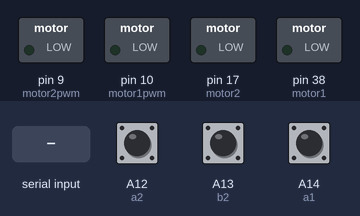
Bench run of a sketch on a simulated Arduino Mega 2560, built with avr-gcc and run on an emulated ATmega2560. On the bench: switched loads named in the sketch (green lamp = pin HIGH). The inputs (shaded band) are chosen by the test bench; at power-on: A12 (a2) HIGH, A13 (b2) HIGH, A14 (a1) HIGH. What the sketch prints to the serial monitor is not drawn.

Above: at 0.9 s.
1.0 s: "counter1: \n" received over Serial
At 2.0 s:
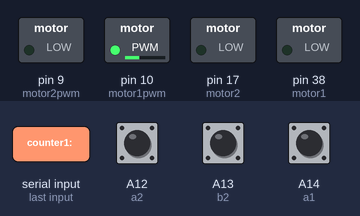
2.5 s: A12 (a2) pulled LOW for 0.15 s
Timing chart, 0 to 5.5 s (numbered marks = the images above; inputs shaded):
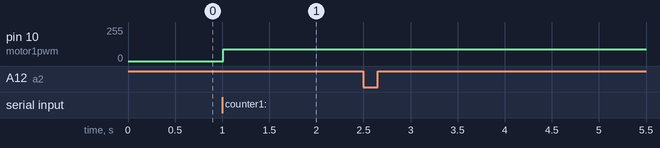

Measured:
- after the input at 1.0 s, pin 10 (motor1pwm): 0/255 → 90/255 at once
- after the input at 2.5 s, every drawn part: stays the same

The sketch:

MoveTest3.ino
```cpp
#include <PinChangeInt.h>

#define motor1  38
#define motor1pwm  10
#define motor2  17
#define motor2pwm  9

int A_1 = 5, A_2 = -1;

#define a1 A14
#define b1 A15
#define a2 A12
#define b2 A13

//bool state1 = true, state2 = true;

float pwmx1=90, pwmx2=40, pwmx4=150;
float theta1c=0, theta2c=0, zeroError1 = 69.513, zeroError2=51.58, minAngle1 = 21.3, minAngle2 = 30.0+5;  //62.513  51.58
int x;

volatile int temp1, counter1 = 0;
volatile int temp2 , counter2 = 0;

double a = 26.0, b = 23.4, c = 0;
double d, y;

void setup() {
  Serial.begin(9600);
  //Pins for encoders
  pinMode(a1, INPUT_PULLUP);
  pinMode(b1, INPUT_PULLUP);
  PCintPort::attachInterrupt(a1, ai2_3, CHANGE);
//  state1 = digitalRead(a1);

  pinMode(a2, INPUT_PULLUP);
  pinMode(b2, INPUT_PULLUP);
  PCintPort::attachInterrupt(a2, ai3_3, CHANGE);
//  state2 = digitalRead(a2);

  //Pins for Motors
  pinMode(motor1, OUTPUT);
  pinMode(motor1pwm, OUTPUT);
  pinMode(motor2, OUTPUT);
  pinMode(motor2pwm, OUTPUT);

  d = -4;
  y = -45;
  c = sqrt(d*d + y*y);
  double theta = atan(abs(y/d))*90/acos(0);
  zeroError1 = theta - cosine1();
  if(d>0){
    zeroError1 = 180 - theta - cosine1();
  }
  zeroError2 = 180 - cosine2();

  while(!Serial.available())
  {

  }
  x = Serial.parseInt();

}

void loop() {
    if ( x ) {
      if (x < 3)
      {

        digitalWrite(motor1, x - 1 );
        if(x==1)
        analogWrite(motor1pwm , pwmx1);
        else
        analogWrite(motor1pwm , pwmx2);

      }
      if(x == 3 || (-theta1c+minAngle1)>zeroError1){         //62.513 65.0187
        analogWrite(motor1pwm , 0);
        x=3;
        }
      if(x>3 && x<6){
        digitalWrite(motor2, x - 4 );
        analogWrite(motor2pwm , pwmx4);
        }
      if(x == 6 || (-theta2c+minAngle2)>zeroError2){           //51.58 51.66
        analogWrite(motor2pwm , 0);
        x=6;
        }
    }


  //Convert Encoder Output into angle
      if(counter1 != temp1){
        temp1 = counter1;
        if(counter1 > 1200) {
          counter1 = 0;
         }
        theta1c = (counter1 * 0.3);
        Serial.println ("theta1");
        Serial.println (theta1c);
//        Serial.println(counter1);
     }
      if ( counter2 != temp2 ) {
        temp2 = counter2;
        if (counter2 > 1200) {
          counter2 = 0;
        }
        theta2c = -(counter2 * 0.3);
        Serial.println ("theta2");
        Serial.println (theta2c);
//        Serial.println(counter1);
    }
//      Serial.print("counter: ");
//      Serial.println(counter2);

}
// Encoder1
void ai2_3() {
  if (digitalRead(b1) == !digitalRead(a1)) {
    counter1++;
  } else {
    counter1--;
  }
//  state1 = !state1;
//  Serial.print("counter1: ");
//  Serial.println(counter1);
}

////  Encoder2
void ai3_3() {
  if (digitalRead(b2) == !digitalRead(a2)) {
    counter2++;
  } else {
    counter2--;
  }
//  state2 = !state2;
//  Serial.print("counter2: ");
//  Serial.println(counter2);
}

double cosine1(){
  return (acos((a*a + c*c - b*b)/(2*a*c)))*90/acos(0);
}

double cosine2(){
  return (acos((a*a + b*b - c*c)/(2*a*b)))*90/acos(0);
}
```
